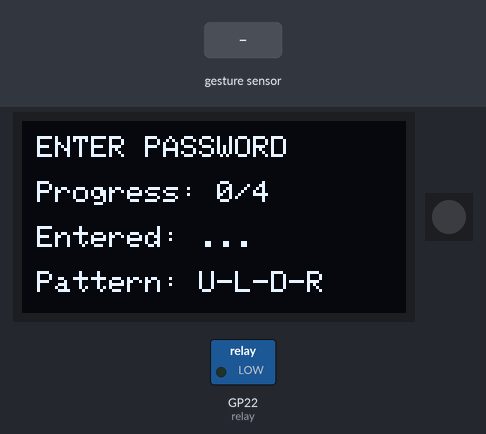
Recording of a program running on a simulated Raspberry Pi Pico running CircuitPython. On the bench: 128×64 one-colour display, 1 RGB LEDs in strip order, left to right, switched loads named in the program (green lamp = pin HIGH). The test bench sets the inputs (shaded band). Dim RGB values are drawn brighter than linear; what the program prints to the serial console is not drawn.

Above: at 1.3 s.
1.4 s: hand swiped up over the gesture sensor
At 2.5 s:
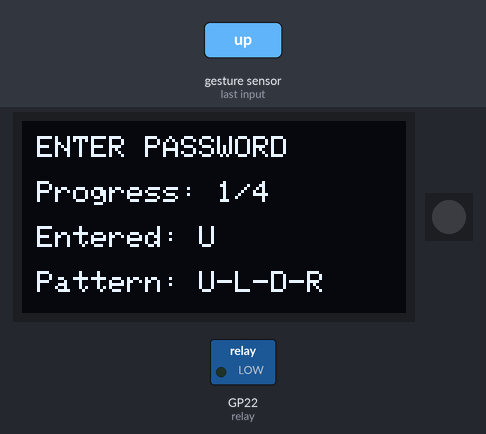
3.2 s: hand swiped down over the gesture sensor
At 4.3 s:
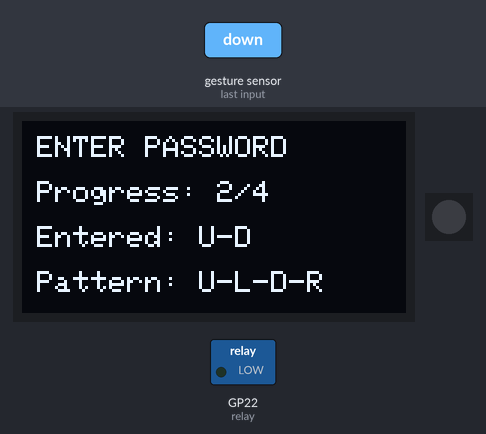
5.0 s: hand swiped left over the gesture sensor
At 6.1 s:
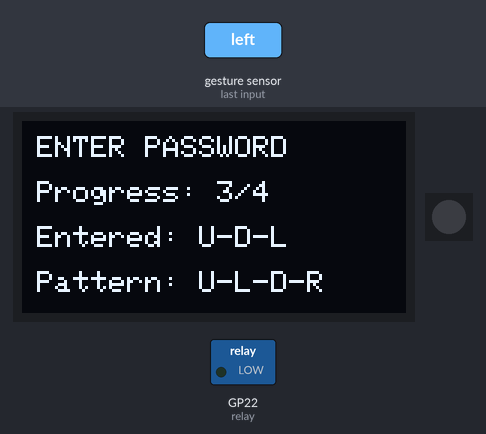
6.8 s: hand swiped right over the gesture sensor
At 7.9 s:
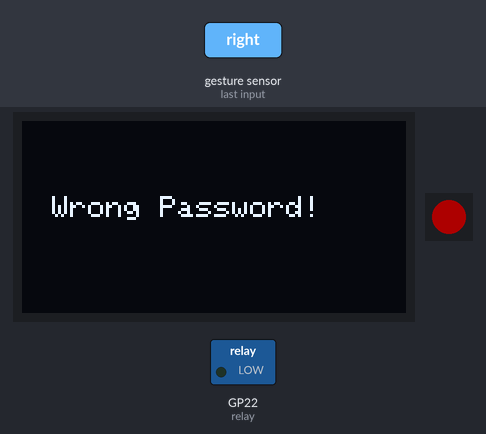
9.8 s: hand swiped down over the gesture sensor
At 9.92 s:
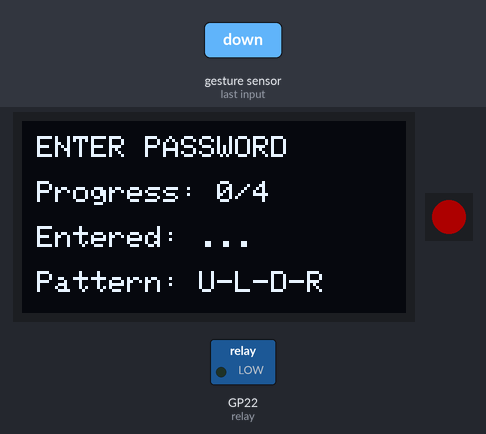
11.6 s: hand swiped up over the gesture sensor
At 11.73 s:
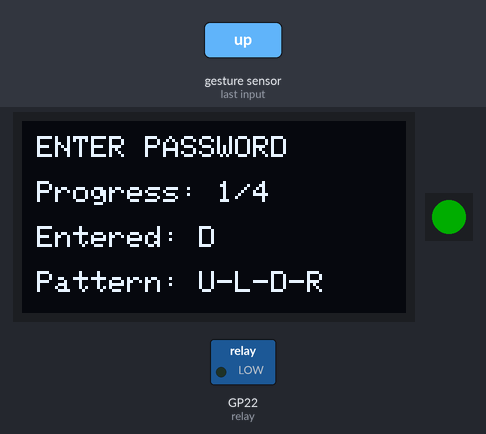
Timing chart, 0 to 14.6 s (numbered marks = the images above; inputs shaded):
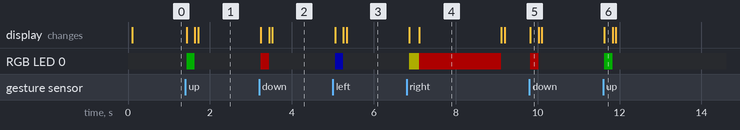

Measured:
- after the input at 1.4 s, RGB LED 0: off → RGB(0, 51, 0) at once, → off 0.20 s later
- after the input at 3.2 s, RGB LED 0: off → RGB(51, 0, 0) at once, → off 0.20 s later
- after the input at 5.0 s, RGB LED 0: off → RGB(0, 0, 51) after 0.05 s, → off 0.20 s later
- after the input at 6.8 s, RGB LED 0: off → RGB(51, 51, 0) after 0.07 s, → RGB(51, 0, 0) 0.25 s later, → off 2.0 s later
- after the input at 9.8 s, RGB LED 0: off → RGB(51, 0, 0) at once, → off 0.20 s later
- what the display in image 4 shows lasts 2.0 s, from 7.1 s to 9.1 s

The program:

21.gesturePassword.py
```python
import board
import busio
import time
import neopixel
import digitalio
import adafruit_ssd1306
from adafruit_apds9960.apds9960 import APDS9960

i2c = busio.I2C(board.GP5, board.GP4)
apds = APDS9960(i2c)
apds.enable_gesture = True
apds.enable_proximity = True

oled = adafruit_ssd1306.SSD1306_I2C(128, 64, i2c)
pixels = neopixel.NeoPixel(board.GP14, 1, brightness=0.2)

relay = digitalio.DigitalInOut(board.GP22)
relay.direction = digitalio.Direction.OUTPUT

button_A = digitalio.DigitalInOut(board.GP0)
button_B = digitalio.DigitalInOut(board.GP1)
for button in (button_A, button_B):
    button.direction = digitalio.Direction.INPUT
    button.pull = digitalio.Pull.UP

UP, DOWN, LEFT, RIGHT = 1, 2, 3, 4
PASSWORD = [UP, LEFT, DOWN, RIGHT]

GESTURE_NAMES = {1: "UP", 2: "DOWN", 3: "LEFT", 4: "RIGHT"}
GESTURE_COLORS = {1: (0, 255, 0), 2: (255, 0, 0), 3: (0, 0, 255), 4: (255, 255, 0)}

entered_gestures = []
access_granted = False
relay_on = False
last_action_time = time.monotonic()

GESTURE_TIMEOUT = 5
SESSION_TIMEOUT = 30

def clear_pixel():
    pixels.fill((0, 0, 0))

def set_relay(state):
    global relay_on
    relay_on = state
    relay.value = state
    pixels.fill((0, 255, 0) if state else (255, 0, 0))
    time.sleep(0.3)
    clear_pixel()

def button_pressed(button):
    if not button.value:
        time.sleep(0.05)
        return not button.value
    return False

def reset_system():
    global entered_gestures, access_granted, last_action_time
    entered_gestures = []
    access_granted = False
    clear_pixel()
    last_action_time = time.monotonic()
    print("System Locked.")
    show_screen()

def show_screen():
    oled.fill(0)
    if access_granted:
        oled.text("ACCESS GRANTED", 5, 5, 1)
        oled.text(f"Relay: {'ON' if relay_on else 'OFF'}", 5, 20, 1)
        oled.text("A: Lock", 5, 40, 1)
        oled.text("B: Toggle Relay", 5, 50, 1)
    else:
        progress = "-".join(GESTURE_NAMES[g][0] for g in entered_gestures)
        pattern = "-".join(GESTURE_NAMES[g][0] for g in PASSWORD)
        oled.text("ENTER PASSWORD", 5, 5, 1)
        oled.text(f"Progress: {len(entered_gestures)}/{len(PASSWORD)}", 5, 20, 1)
        oled.text(f"Entered: {progress or '...'}", 5, 35, 1)
        oled.text(f"Pattern: {pattern}", 5, 50, 1)
    oled.show()

def process_gesture(gesture):
    global access_granted, last_action_time
    entered_gestures.append(gesture)
    last_action_time = time.monotonic()
    pixels.fill(GESTURE_COLORS[gesture])
    print(f"Gesture: {GESTURE_NAMES[gesture]}")
    time.sleep(0.2)
    clear_pixel()
    if entered_gestures == PASSWORD:
        access_granted = True
        pixels.fill((0, 255, 0))
        print("Access Granted!")
    elif len(entered_gestures) >= len(PASSWORD):
        print("Wrong Password!")
        oled.fill(0)
        oled.text("Wrong Password!", 10, 25, 1)
        oled.show()
        pixels.fill((255, 0, 0))
        time.sleep(2)
        reset_system()
    show_screen()

def process_buttons():
    global last_action_time
    if not access_granted:
        return
    if button_pressed(button_A):
        print("Button A - Locking system")
        reset_system()
    if button_pressed(button_B):
        print(f"Button B - Relay {'OFF' if relay_on else 'ON'}")
        set_relay(not relay_on)
        last_action_time = time.monotonic()
        show_screen()

reset_system()

while True:
    now = time.monotonic()
    process_buttons()
    if not access_granted:
        if entered_gestures and (now - last_action_time > GESTURE_TIMEOUT):
            print("Gesture timeout. Resetting.")
            reset_system()
    elif now - last_action_time > SESSION_TIMEOUT:
        print("Session expired. Locking.")
        reset_system()
    gesture = apds.gesture()
    if gesture in GESTURE_NAMES and not access_granted:
        process_gesture(gesture)
    time.sleep(0.1)
```
